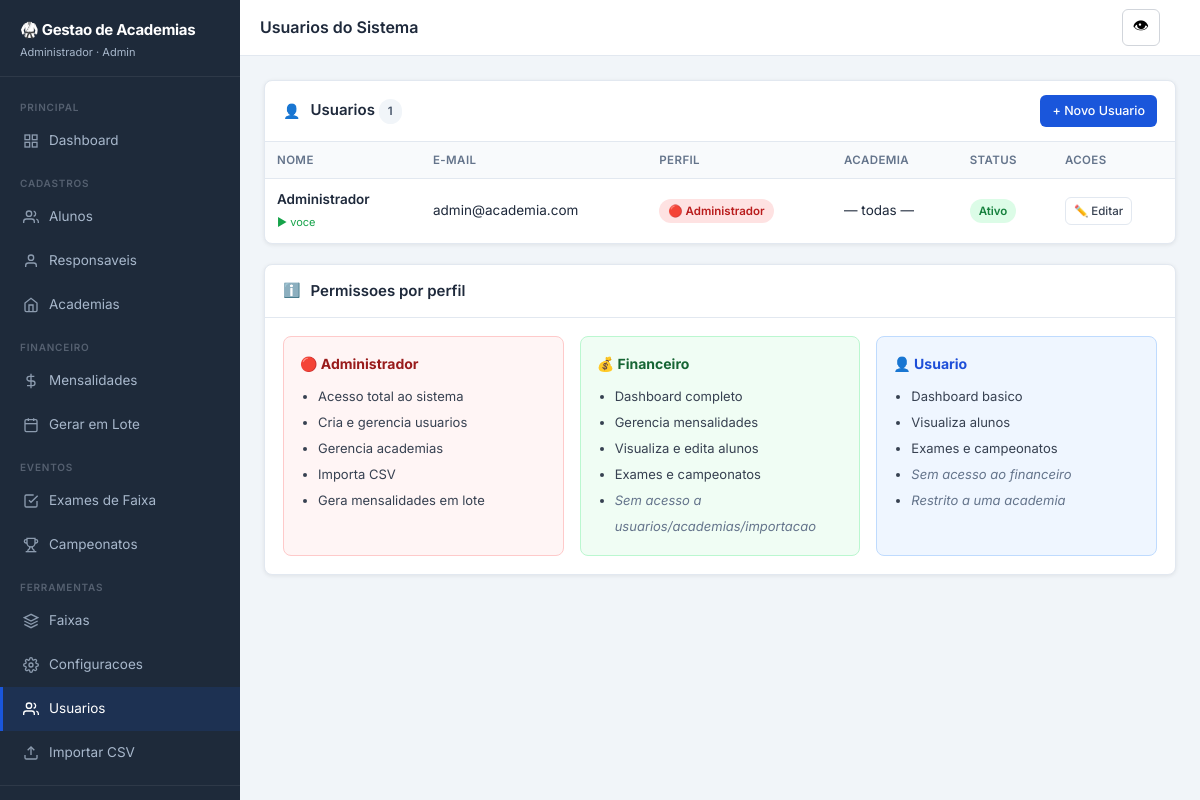
The page /?page=usuarios (signed in) on the database its author committed.
### tables this page shows
CREATE TABLE IF NOT EXISTS usuarios (
  id           INT UNSIGNED NOT NULL AUTO_INCREMENT,
  nome         VARCHAR(120) NOT NULL,
  email        VARCHAR(150) NOT NULL,
  senha_hash   VARCHAR(255) NOT NULL,
  perfil       ENUM('admin','usuario') NOT NULL DEFAULT 'usuario',
  academia_id  INT UNSIGNED NULL,
  ativo        TINYINT(1)   NOT NULL DEFAULT 1,
  created_at   TIMESTAMP    NOT NULL DEFAULT CURRENT_TIMESTAMP,
  PRIMARY KEY (id),
  UNIQUE KEY uq_email (email),
  CONSTRAINT fk_usuarios_academia
    FOREIGN KEY (academia_id) REFERENCES academias(id)
    ON DELETE SET NULL ON UPDATE CASCADE
);

### config/database.php (called while the page is built, shortened)
<?php
function getDB() {
    static $pdo = null;
    if ($pdo === null) {
        $dsn = 'mysql:host=' . DB_HOST . ';dbname=' . DB_NAME . ';charset=' . DB_CHARSET;
        $options = [
            PDO::ATTR_ERRMODE            => PDO::ERRMODE_EXCEPTION,
            PDO::ATTR_DEFAULT_FETCH_MODE => PDO::FETCH_ASSOC,
            PDO::ATTR_EMULATE_PREPARES   => false,
        ];
        if (defined('PDO::MYSQL_ATTR_INIT_COMMAND')) {
            $options[PDO::MYSQL_ATTR_INIT_COMMAND] = "SET NAMES utf8mb4 COLLATE utf8mb4_unicode_ci";
        }
        try {
            $pdo = new PDO($dsn, DB_USER, DB_PASS, $options);
            $pdo->exec("SET NAMES utf8mb4 COLLATE utf8mb4_unicode_ci");
        } catch (PDOException $e) {
            $msg = 'Falha na conexao: ' . $e->getMessage();
            if (defined('display_errors') || ini_get('display_errors')) {
                die('<pre style="color:red">' . htmlspecialchars($msg) . '</pre>');
            }
            die($msg);
        }
    }
    return $pdo;
}

### models/UsuarioModel.php (called while the page is built, shortened)
<?php
class UsuarioModel {
    private $db;
    public function __construct() { $this->db = getDB(); }
    public function listar() {
        return $this->db->query(
            "SELECT u.*, a.nome AS academia_nome
             FROM usuarios u
             LEFT JOIN academias a ON a.id = u.academia_id
             ORDER BY u.perfil ASC, u.nome ASC"
        )->fetchAll();
    }
}

### config/app.php (called while the page is built, shortened)
<?php
function h($s)         { return htmlspecialchars((string)$s, ENT_QUOTES, 'UTF-8'); }

### views/usuarios/index.php (the view, shortened to what this page needs)
<?php $pageTitle = 'Usuarios do Sistema'; require_once __DIR__ . '/../layouts/header.php'; ?>
<div class="card">
  <div class="card-header">
    <span>👤</span>
    <h2>Usuarios <span class="badge badge-secondary"><?= count($usuarios) ?></span></h2>
    <a href="<?= BASE_URL ?>/?page=usuarios.criar" class="btn btn-primary btn-sm ms-auto">+ Novo Usuario</a>
  </div>
  <?php if (empty($usuarios)): ?>
    <div class="empty-state"><div class="icon">👤</div><h3>Nenhum usuario cadastrado</h3></div>
  <?php else: ?>
  <div class="table-wrap">
    <table>
      <thead>
        <tr>
          <th>Nome</th>
          <th>E-mail</th>
          <th>Perfil</th>
          <th>Academia</th>
          <th>Status</th>
          <th>Acoes</th>
        </tr>
      </thead>
      <tbody>
      <?php foreach ($usuarios as $u): ?>
        <?php
          $badgePerfil = [
              'admin'      => 'badge-danger',
              'financeiro' => 'badge-success',
              'usuario'    => 'badge-info',
          ];
          $iconePerfil = [
              'admin'      => '🔴',
              'financeiro' => '💰',
              'usuario'    => '👤',
          ];
          $bc = isset($badgePerfil[$u['perfil']]) ? $badgePerfil[$u['perfil']] : 'badge-secondary';
          $ic = isset($iconePerfil[$u['perfil']]) ? $iconePerfil[$u['perfil']] : '👤';
        ?>
        <tr <?= !$u['ativo'] ? 'style="opacity:.5"' : '' ?>>
          <td>
            <div style="font-weight:600"><?= h($u['nome']) ?></div>
            <?php if ((int)$u['id'] === (int)$_SESSION['usuario_id']): ?>
              <span style="font-size:11px;color:#16a34a">▶ voce</span>
            <?php endif; ?>
          </td>
          <td><?= h($u['email']) ?></td>
          <td>
            <span class="badge <?= $bc ?>">
              <?= $ic ?> <?= h(isset(PERFIS[$u['perfil']]) ? PERFIS[$u['perfil']] : $u['perfil']) ?>
            </span>
          </td>
          <td><?= h($u['academia_nome'] ?? '— todas —') ?></td>
          <td>
            <?php if ($u['ativo']): ?>
              <span class="badge badge-success">Ativo</span>
            <?php else: ?>
              <span class="badge badge-secondary">Inativo</span>
            <?php endif; ?>
          </td>
          <td>
            <div class="d-flex gap-8">
              <a href="<?= BASE_URL ?>/?page=usuarios.editar&id=<?= $u['id'] ?>"
                 class="btn btn-outline btn-xs">✏️ Editar</a>
            </div>
          </td>
        </tr>
      <?php endforeach; ?>
      </tbody>
    </table>
  </div>
  <?php endif; ?>
</div>
<div class="card" style="margin-top:20px">
  <div class="card-header"><span>ℹ️</span><h2>Permissoes por perfil</h2></div>
  <div class="card-body">
    <div style="display:grid;grid-template-columns:repeat(auto-fit,minmax(220px,1fr));gap:16px">
      <div style="border:1px solid #fecaca;border-radius:8px;padding:16px;background:#fff5f5">
        <div style="font-weight:700;margin-bottom:8px;color:#991b1b">🔴 Administrador</div>
        <ul style="font-size:13px;color:#374151;padding-left:18px;line-height:2">
          <li>Acesso total ao sistema</li>
          <li>Cria e gerencia usuarios</li>
          <li>Gerencia academias</li>
          <li>Importa CSV</li>
          <li>Gera mensalidades em lote</li>
        </ul>
      </div>
      <div style="border:1px solid #bbf7d0;border-radius:8px;padding:16px;background:#f0fdf4">
        <div style="font-weight:700;margin-bottom:8px;color:#166534">💰 Financeiro</div>
        <ul style="font-size:13px;color:#374151;padding-left:18px;line-height:2">
          <li>Dashboard completo</li>
          <li>Gerencia mensalidades</li>
          <li>Visualiza e edita alunos</li>
          <li>Exames e campeonatos</li>
          <li><em style="color:#64748b">Sem acesso a usuarios/academias/importacao</em></li>
        </ul>
      </div>
      <div style="border:1px solid #bfdbfe;border-radius:8px;padding:16px;background:#eff6ff">
        <div style="font-weight:700;margin-bottom:8px;color:#1d4ed8">👤 Usuario</div>
        <ul style="font-size:13px;color:#374151;padding-left:18px;line-height:2">
          <li>Dashboard basico</li>
          <li>Visualiza alunos</li>
          <li>Exames e campeonatos</li>
          <li><em style="color:#64748b">Sem acesso ao financeiro</em></li>
          <li><em style="color:#64748b">Restrito a uma academia</em></li>
        </ul>
      </div>
    </div>
  </div>
</div>
<?php require_once __DIR__ . '/../layouts/footer.php'; ?>

### public/css/app.css (style rules this page uses)
*, *::before, *::after { box-sizing: border-box; margin: 0; padding: 0; }
:root { --primary: #1a56db; --primary-dark: #1341b0; --sidebar-bg: #1e2a3a; --sidebar-text: #a8b8cc; --sidebar-hover: #2a3a4e; --sidebar-width: 240px; --topbar-h: 56px; --radius: 8px; --shadow: 0 1px 4px rgba(0,0,0,.08); --border: #e2e8f0; }
html { height: 100%; }
body { font-family: 'Inter', system-ui, -apple-system, sans-serif; font-size: 14px; background: #f1f5f9; color: #1e293b; line-height: 1.6; touch-action: manipulation; -webkit-overflow-scrolling: touch; }
.card { background: #fff; border: 1px solid var(--border); border-radius: var(--radius); box-shadow: var(--shadow); }
.card-header { padding: 14px 18px; border-bottom: 1px solid var(--border); display: flex; align-items: center; gap: 10px; flex-wrap: wrap; }
.card-header h2 { font-size: 15px; font-weight: 600; flex: 1; min-width: 100px; }
.card-body { padding: 18px; }
.table-wrap { overflow-x: auto; -webkit-overflow-scrolling: touch; }
table { width: 100%; border-collapse: collapse; font-size: 13.5px; }
thead th { background: #f8fafc; padding: 9px 12px; text-align: left; font-weight: 600; font-size: 11.5px; color: #64748b; text-transform: uppercase; letter-spacing: .4px; border-bottom: 1px solid var(--border); white-space: nowrap; }
tbody td { padding: 10px 12px; border-bottom: 1px solid #f1f5f9; vertical-align: middle; }
tbody tr:last-child td { border-bottom: none; }
.badge { display: inline-flex; align-items: center; gap: 4px; padding: 3px 9px; border-radius: 20px; font-size: 11.5px; font-weight: 600; white-space: nowrap; }
.badge-success { background: #dcfce7; color: #15803d; }
.badge-danger { background: #fee2e2; color: #b91c1c; }
.badge-secondary { background: #f1f5f9; color: #475569; }
.btn { display: inline-flex; align-items: center; gap: 6px; padding: 8px 16px; border-radius: 6px; font-size: 13.5px; font-weight: 500; cursor: pointer; border: none; text-decoration: none; transition: filter .15s; white-space: nowrap; min-height: 38px; }
.btn-primary { background: var(--primary); color: #fff; }
.btn-outline { background: transparent; border: 1px solid var(--border); color: #374151; }
.btn-sm { padding: 5px 12px; font-size: 12.5px; min-height: 32px; }
.btn-xs { padding: 3px 8px; font-size: 11.5px; min-height: 28px; }
.d-flex { display: flex; }
.gap-8 { gap: 8px; }
.ms-auto { margin-left: auto; }

### rows shown on the page
usuarios: nome "Administrador", shows "▶ voce", email "admin@academia.com", perfil "🔴", perfil "Administrador", academia_nome "— todas —", ativo "Ativo"

### other values the page prints
APP_NAME "Gestao de Academias"
$_SESSION['usuario_nome'] "Administrador"
$pageTitle "Usuarios do Sistema"
count($usuarios) "1"
